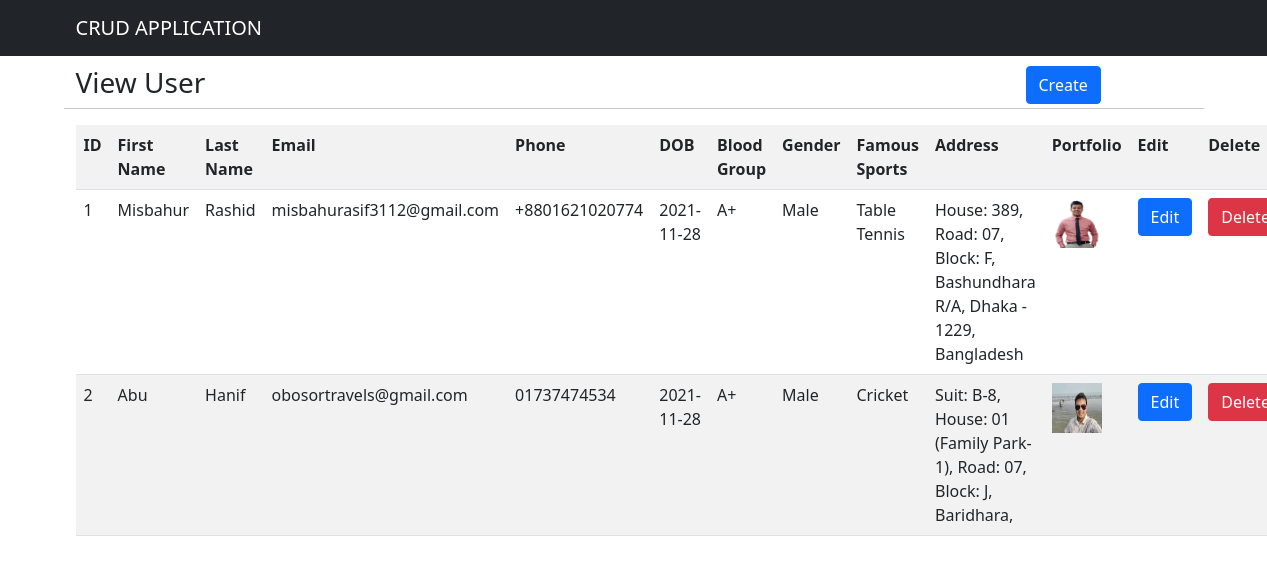
The app's page /index.php/user with its own data.
### tables this page shows
CREATE TABLE `curd_t` (
  `user_id` int(11) NOT NULL,
  `first_name` varchar(50) NOT NULL,
  `last_name` varchar(50) NOT NULL,
  `email` varchar(50) NOT NULL,
  `phone` varchar(50) NOT NULL,
  `dob` date NOT NULL,
  `blood_group` varchar(20) NOT NULL,
  `gender` varchar(20) NOT NULL,
  `sports` varchar(50) NOT NULL,
  `address` varchar(200) NOT NULL,
  `portfolio` varchar(100) NOT NULL,
  `create_at` date NOT NULL
);

### application/controllers/User.php (called while the page is built, shortened)
<?php
class User extends CI_Controller
{
    public function index()
    {
        $this->load->model('User_model');
        $curd_t = $this->User_model->all();
        $data = array();
        $data['curd_t'] = $curd_t;
        $this->load->view('list', $data);
    }
}

### index.php (called while the page is built, shortened)
<?php
require_once BASEPATH.'core/CodeIgniter.php';

### application/models/User_model.php (called while the page is built, shortened)
<?php
class User_model extends CI_model
{
    function all()
    {
        return $users = $this->db->get('curd_t')->result_array();
    }
}

### application/views/list.php (the view, shortened to what this page needs)
<!DOCTYPE html>
<html>
<head>
    <link rel="stylesheet" type="text/css" href="<?php echo base_url() . 'assets/css/bootstrap.min.css'; ?>">
</head>
<body>
    <div class="navbar navbar-dark bg-dark">
        <div class="container">
            <a href="#" class="navbar-brand">CRUD APPLICATION</a>
        </div>
    </div>
    <div class="container" style="padding-top: 10px;">
        <div class="row">
            <div class="col-md-12">
                <div class="row">
                    <div class="col-10">
                        <h3>View User</h3>
                    </div>
                    <div class="col-2 text-right">
                        <a href="<?php echo base_url() . 'index.php/user/create'; ?>" class="btn btn-primary">Create</a>
                    </div>
                    <hr>
                </div>
            </div>
            <div class="row">
                <div class="col-md-12">
                    <table class="table table-striped">
                        <tr>
                            <th>ID</th>
                            <th>First Name</th>
                            <th>Last Name</th>
                            <th>Email</th>
                            <th>Phone</th>
                            <th>DOB</th>
                            <th>Blood Group</th>
                            <th>Gender</th>
                            <th>Famous Sports</th>
                            <th>Address</th>
                            <th>Portfolio</th>
                            <th width="70">Edit</th>
                            <th width="100">Delete</th>
                        </tr>
                        <?php if (!empty($curd_t)) {
                            foreach ($curd_t as $user) { ?>
                                <tr>
                                    <td><?php echo $user['user_id'] ?></td>
                                    <td><?php echo $user['first_name'] ?></td>
                                    <td><?php echo $user['last_name'] ?></td>
                                    <td><?php echo $user['email'] ?></td>
                                    <td><?php echo $user['phone'] ?></td>
                                    <td><?php echo $user['dob'] ?></td>
                                    <td><?php echo $user['blood_group'] ?></td>
                                    <td><?php echo $user['gender'] ?></td>
                                    <td><?php echo $user['sports'] ?></td>
                                    <td><?php echo $user['address'] ?></td>
                                    <td><img height="50px" width="50px" src="<?php echo base_url('img/' . $user['portfolio']);  ?>" /></td>
                                    <td>
                                        <a href="<?php echo base_url() . 'index.php/user/edit/' . $user['user_id'] ?>" class="btn btn-primary">Edit</a>
                                    </td>
                                    <td>
                                        <a href="<?php echo base_url() . 'index.php/user/delete/' . $user['user_id'] ?>" class="btn btn-danger">Delete</a>
                                    </td>
                                </tr>
                            <?php
                            }
                        } else {
                            ?>
                            <tr>
                                <td colspan="5">Records Not Found</td>
                            </tr>
                        <?php
                        }
                        ?>
                    </table>
                </div>
            </div>
        </div>
</body>
</html>

### records on screen
curd_t: user_id "1", first_name "Misbahur", last_name "Rashid", email "misbahurasif3112@gmail.com", phone "+8801621020774", dob "2021-11-28", blood_group "A+", gender "Male", sports "Table Tennis", address "House: 389, Road: 07, Block: F, Bashundhara R/A, Dhaka - 1229, Bangladesh", portfolio (picture)
curd_t: user_id "2", first_name "Abu", last_name "Hanif", email "obosortravels@gmail.com", phone "01737474534", dob "2021-11-28", blood_group "A+", gender "Male", sports "Cricket", address "Suit: B-8, House: 01 (Family Park-1), Road: 07, Block: J, Baridhara,", portfolio (picture)
